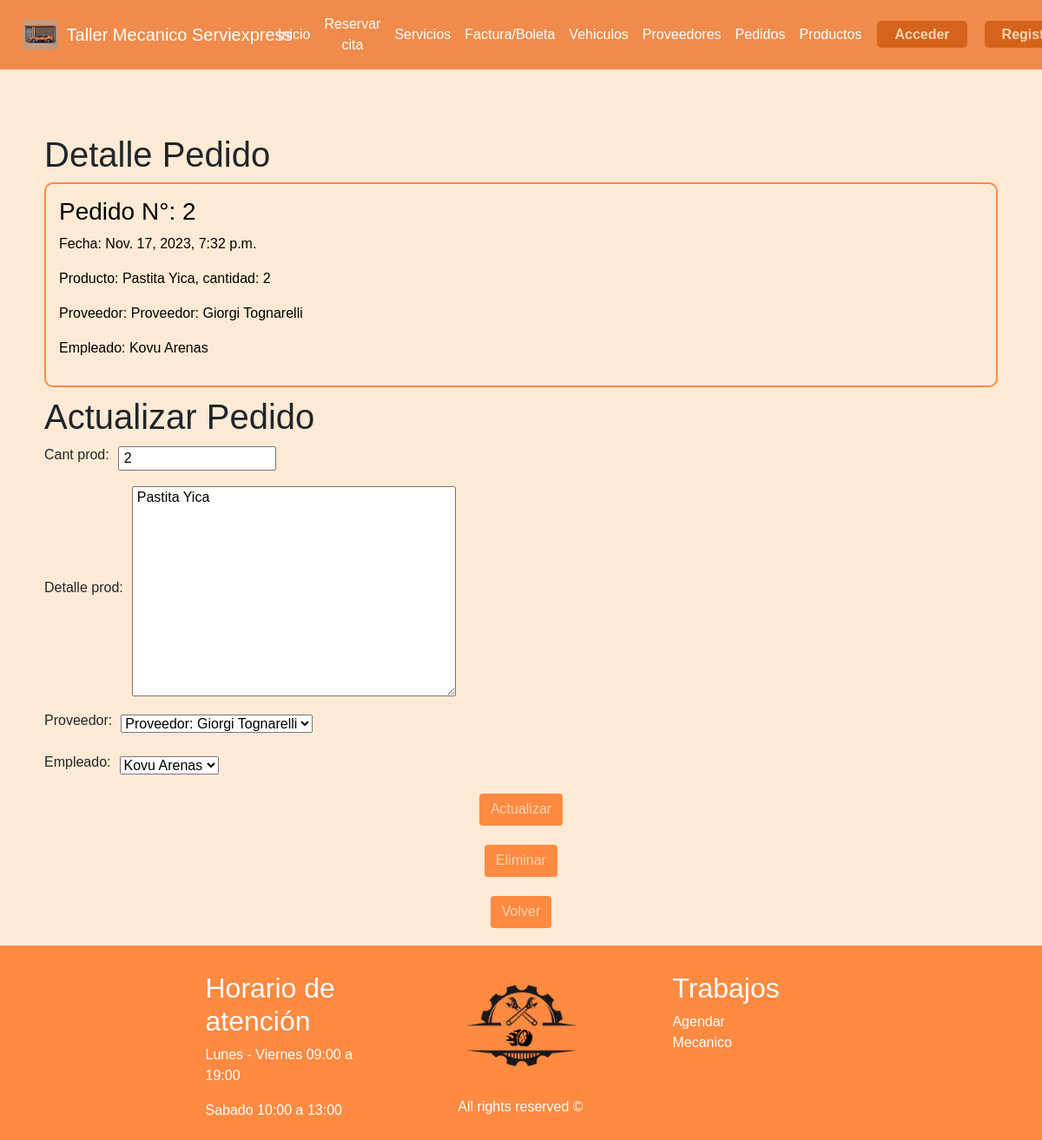
The app's page /pedido/2/ with its own data.
### taller/models.py (models this page shows, shortened)
class Pedido(models.Model):
    num_orden = models.AutoField(primary_key=True)
    fecha_pedido = models.DateTimeField(auto_now_add=True)
    cant_prod = models.IntegerField()
    detalle_prod = models.TextField(max_length=400)
    proveedor = models.ForeignKey(Proveedor, on_delete=models.CASCADE)
    empleado = models.ForeignKey(Empleado, on_delete=models.CASCADE)

class Proveedor(models.Model):
    id_prov = models.AutoField(primary_key=True)
    pnom_prov = models.CharField(max_length=20)
    snom_prov = models.CharField(max_length=20)
    appaterno_prov = models.CharField(max_length=20)
    apmaterno_prov = models.CharField(max_length=20)
    rubro = models.CharField(max_length=40)
    correo_prov = models.CharField(max_length=60)
    telefono_prov = models.IntegerField()
    def __str__(self):
        return "Proveedor: " + self.pnom_prov + " " + self.appaterno_prov

class Empleado(models.Model):
    rut_emp = models.CharField(primary_key=True, max_length=12)
    pnom_emp = models.CharField(max_length=20)
    snom_emp = models.CharField(max_length=20, blank=True)
    appaterno_emp = models.CharField(max_length=20)
    apmaterno_emp = models.CharField(max_length=20, blank=True)
    cargo = models.CharField(max_length=40, blank=True)
    salario = models.IntegerField(null=True, blank=True)
    def __str__(self):
        return self.pnom_emp + " " + self.appaterno_emp

### taller/views.py (the view, shortened to what this page needs)
# urls.py: path('pedido/<int:num_orden>/', views.update_pedido, name='update_pedido'),
def update_pedido(request, num_orden):
    cliente = Cliente.objects.filter(rut_cli=request.user.username).first()
    empleado = Empleado.objects.filter(rut_emp=request.user.username).first()
    rol = ""
    if cliente:
        rol = "Cliente"
    else:
        rol = "Empleado"
    if request.method == "GET":
        pedido = get_object_or_404(Pedido, pk=num_orden)
        form = PedidoForm(instance=pedido)
        return render(
            request,
            "detail_pedido.html",
            {"pedido": pedido, "form": form, "cliente": cliente, "empleado": empleado},
        )

### taller/forms.py
class PedidoForm(ModelForm):
    class Meta:
        model = Pedido
        fields = ['cant_prod','detalle_prod','proveedor','empleado']

### taller/templates/detail_pedido.html (shortened to what this page needs)
{% extends 'hnf.html' %}
{% load static %}
{% block content %}
<head>
    <link rel="stylesheet" href="{% static 'css/crud.css' %}" />
</head>
<div class="container">
    <ul style="list-style: none;">
        {% if not Mensaje %}
        <h1> Detalle Pedido </h1>
        <li id="detalle">
            <h3>Pedido N°: {{ pedido.num_orden }}</h3>
            <p>Fecha: {{ pedido.fecha_pedido }}</p>
            <p>Producto: {{ pedido.detalle_prod }}, cantidad: {{ pedido.cant_prod }}</p>
            <p>Proveedor: {{ pedido.proveedor }}</p>
            <p>Empleado: {{ pedido.empleado }}</p>
        </li>
        <h1> Actualizar Pedido </h1>
        <form action="{% url 'update_pedido' pedido.num_orden %}" method="POST">
            {{ form.as_p }}
            <ul>
                <li class="centered-button">
                    <button class="btn" type="submit">
                        Actualizar
                    </button>
                </li>
            </ul>
        </form>
        <form action="{% url 'delete_pedido' pedido.num_orden %}" method="POST">
            <ul>
                <li class="centered-button" style="margin-top: 2%;">
                    <button class="btn" type="submit">
                        Eliminar
                    </button>
                </li>
            </ul>
        </form>
        <ul>
            <li class="centered-button" style="margin-top: 2%;">
                <a class="btn" href="/pedidos">
                    Volver
                </a>
            </li>
        </ul>
        {% endif %}
    </ul>
</div>
{% endblock %}

### taller/static/css/keyframes.css (style rules this page uses)
@media (max-width: 1400px) { * { max-width: 100%; padding: 0 10px; } }

### taller/static/css/style.css (style rules this page uses)
* { margin: 0%; padding: 0; box-sizing: border-box; }
body { font-family:'Gill Sans', 'Gill Sans MT', Calibri, 'Trebuchet MS', sans-serif; background-color: #ffead5; }
.btn { padding-top: 5px; text-align: center; margin-right: 10px; margin-left: 10px; background: #FF8A41; color: #f7d4b1; }

### taller/static/css/crud.css (style rules this page uses)
.container { width: 94%; }
form p { display: flex; align-items: center; text-align: center; }
form label { margin-right: 10px; align-items: center; }
form input { text-indent: 5px; }
form textarea { text-indent: 5px; }
form button { display: block; margin: 0 auto; }
#detalle { border: 2px solid; border-color: rgba(255, 138, 65); border-radius: 10px; padding: 15px; margin-bottom: 10px; background-color: #ffead5; color: black; }
.centered-button { display: flex; justify-content: center; align-items: center; text-align: center; }

### records on screen
Pedido: num_orden "2", fecha_pedido "Nov. 17, 2023, 7:32 p.m.", detalle_prod "Pastita Yica", cant_prod "2", proveedor "Proveedor: Giorgi Tognarelli", empleado "Kovu Arenas"
